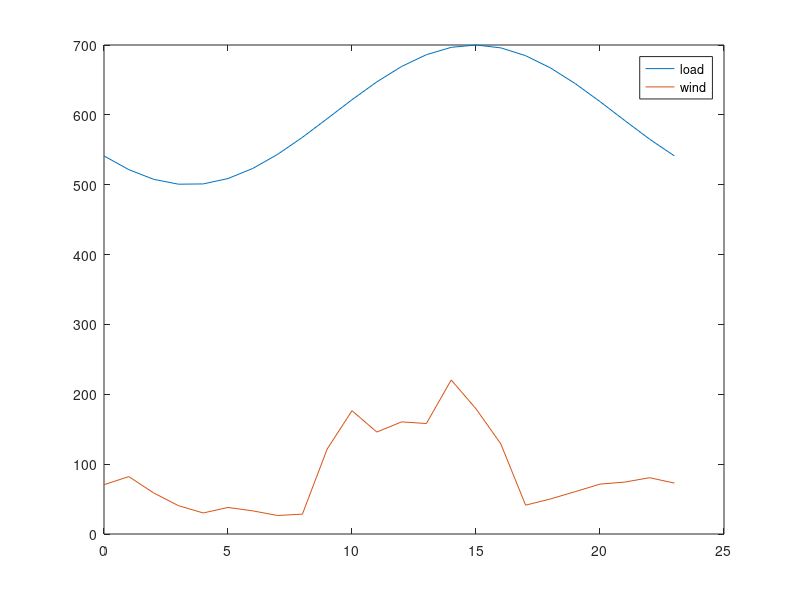

Reproduce this figure in MATLAB. (Note: this script raises an error after producing the figure.)
clear all

% Runs simulation for the lifetime of the battery

%% Tunables 

life=50400; 
Endlife_cap = 0.5;
Starting_cap = 1;
Simu_interval = 720; % one month for degredation interval

ESCap = 20; % MW
ESallowed = 0.8;

k_dollar_coal = 2.37; % dollar/mmbtu, 2014: 2.37, 2017: 2.22
k_dollar_gas = 5.00; % dollar/mmbtu, 2014: 5.00, 2017: 3.67

%emissions factors
k_coal = 206*0.453592; % CO2 kg/mmbtu 
k_gas = 117*0.453592; % CO2 kg/mmbtu 
k_coal_nox = 0.227*0.453592;
k_gas_nox = 0.116*0.453592;
k_coal_so2 = 0.15713*0.453592; 
k_gas_so2 = 0.001*0.453592;

k_co2=[k_coal,k_coal,k_gas,k_gas]; % for heavy coal
k_nox=[k_coal_nox,k_coal_nox,k_gas_nox,k_gas_nox]; % for heavy coal
k_so2=[k_coal_so2,k_coal_so2,k_gas_so2,k_gas_so2]; % for heavy coal

k_dollar=[k_dollar_coal,k_dollar_coal,k_dollar_gas,k_dollar_gas]; % for heavy coal

Flag_wind=1; % 0 for no renewables 1 for renewables
Flag_solar=1;
t_vec = [0:23]';
load_profile = 100*sin(linspace(-0.8*pi,1.2*pi,length(t_vec)))+600;

%wind bellow
wind = Flag_wind*[141.1454209 164.3588944 117.67492 81.14462355 60.24906746 75.97386229 66.24155752 53.00033944 54.0897504 56.28039471 45.30936663 31.58459838 38.24235306 55.3985323 67.19698144 63.89313544 76.75370188 82.61862694 100.3076893 121.2392963 142.839525 148.6643123 161.1639311 145.8123442]; % wind
%solar bellow
solar = Flag_solar*[0 0 0 0 0 0 0 0 2.761714555 187.1547077 307.7808614 260.2846929 282.7520984 260.9285882 373.699438 294.5867518 181.2343721 0 0 0 0 0 0 0];

wind_profile=(wind+solar)/2;

figure
plot(t_vec,load_profile,t_vec,wind_profile);
legend('load','wind')
fname = 'C:/filepath';
saveas(gca, fullfile(fname,'load'),'fig');

%%
up_min_vec = [12,12,4,4];
down_min_vec = [12,12,4,4];

alpha_load = 0.03;
alpha_wind = 0.05;

mpc = loadcase('case_yl9bus');
baseMVA = mpc.baseMVA;

% Change line constraints
mpc.branch(:,6) = 1000*ones(size(mpc.branch,1),1);

% Change generator limits (ineq, linear)
mpc.gen(1:4,9:10) = [340,136;300,120;80,32;80,32];

%(rows, columns)

%% Calculating coal cost curves
coef_Hunter_3 = [0.0144,21.077,9080,117483];  % Input/output curve, y(1000 Btu/h), x(MW)
x_Hunter = (10:1:100)';
y_Hunter = polyval(coef_Hunter_3,x_Hunter);

coef_Hunter_2 = polyfit(x_Hunter,y_Hunter,2);
y_Hunter_fit = polyval(coef_Hunter_2,x_Hunter);

coef_Hunter_cost = coef_Hunter_2*k_dollar_coal*10^(-3);
cost_Hunter = polyval(coef_Hunter_cost,x_Hunter);

Hunter_max = 100;

g1_max=mpc.gen(1,9);
g2_max=mpc.gen(2,9);

g1_ratio=g1_max/Hunter_max;
g2_ratio=g2_max/Hunter_max;

g1_cost=[coef_Hunter_cost(1)/g1_ratio,coef_Hunter_cost(2),coef_Hunter_cost(3)*g1_ratio];
g2_cost=[coef_Hunter_cost(1)/g2_ratio,coef_Hunter_cost(2),coef_Hunter_cost(3)*g2_ratio];

%% Calculating gas cost curves
coef_Moss_3 = [-0.0013,2.955,6561.2,662025];  % Input/output curve, y(1000 Btu/h), x(MW)
x_Moss = (10:10:750)'; % MW
y_Moss = polyval(coef_Moss_3,x_Moss); % 1000 Btu/h

coef_Moss_2 = polyfit(x_Moss,y_Moss,2); %fits a polynomial line of 2 degrees (Ax^2+Bx+C)
y_Moss_fit = polyval(coef_Moss_2,x_Moss); %uses the two polynominal line to create a new line

coef_Moss_cost = coef_Moss_2*k_dollar_gas*10^(-3);
cost_Moss = polyval(coef_Moss_cost,x_Moss);

Moss_max = 750;

g3_max=mpc.gen(3,9);
g4_max=mpc.gen(4,9);

g3_ratio=g3_max/Moss_max;
g4_ratio=g4_max/Moss_max;

g3_cost = [coef_Moss_cost(1)/g3_ratio,coef_Moss_cost(2),coef_Moss_cost(3)*g3_ratio];
g4_cost = [coef_Moss_cost(1)/g4_ratio,coef_Moss_cost(2),coef_Moss_cost(3)*g4_ratio];

%%
mpc.gencost(1,5:7) = g1_cost; 
mpc.gencost(2,5:7) = g2_cost;
mpc.gencost(3,5:7) = g3_cost;
mpc.gencost(4,5:7) = g4_cost;

%%
% Change reserve cost
Rcost = [9;10;4;4;9;10;4;4]*baseMVA;

c_on = [5.61*mpc.gen(1,9)+7.5*mpc.gen(1,9)*k_dollar_coal;5.61*mpc.gen(2,9)+7.5*mpc.gen(2,9)*k_dollar_coal;
    3.99*mpc.gen(3,9)+3.67*mpc.gen(3,9)*k_dollar_gas;3.99*mpc.gen(4,9)+3.67*mpc.gen(4,9)*k_dollar_gas]; 

c_off = [5.61*mpc.gen(1,9);5.61*mpc.gen(2,9);3.99*mpc.gen(3,9);3.99*mpc.gen(4,9)]; 
c_rES = 0.1;

mileage = 7.364;
eff=0.9;
Rinc=0.04; 
EOL_eff=1-(1-eff)*(Rinc+1);
eff_loss=(eff-EOL_eff)/life*24*30; 

%% prepare

Current_cap = Starting_cap;
Current_t = 0;
tvec = [];
co2_vec = [];
so2_vec = [];
nox_vec = [];
cap_vec = [];
coal_vec=[];
gas_vec=[];
F_coal=[];
F_gas=[];
g1_nES=[];
g2_nES=[];
g3_nES=[];
g4_nES=[];
g1=[];
g2=[];
g3=[];
g4=[];
g1_vec=[];
g2_vec=[];
g3_vec=[];
g4_vec=[];
BaseLoad = 143+159+198; 

n_interval = length(t_vec);
n_generator = 4;
n_wind = 1;
n_reserve = 4;
n_ES = 1;
n_branch = 9;
n_bus = 9;

%% cost
cost_coef = mpc.gencost(1:4,5:7);
Q_gen = diag(cost_coef(:,1))*baseMVA^2; %making cost in 1st column of cost_coef into the diagonal of a 4x4
c_gen = cost_coef(:,2)*baseMVA;
c_gen_c = cost_coef(:,3);
c_reserve = Rcost(1:n_reserve)*2;

CrES = zeros(n_bus,1);
CrES(8,1) = 1; 

% power flow (eq, linear)
Bmatrix = zeros(n_bus,n_bus);
branch_info = mpc.branch;
for i = 1:n_branch
    ind_i = branch_info(i,1);
    ind_j = branch_info(i,2);
    bij = 1/branch_info(i,4);
    Bmatrix(ind_i,ind_j) = -bij;
    Bmatrix(ind_j,ind_i) = -bij;
end

Bmatrix = Bmatrix + diag(-sum(Bmatrix,2));

bus_info = mpc.bus;

Cg = zeros(n_bus,n_generator);
Cg(1,1) = 1;
Cg(2,2) = 1;
Cg(3,3) = 1;
Cg(6,4) = 1;

Cw = zeros(n_bus,n_wind);
Cw(8,1) = 1;

% generator limits (ineq, linear)
gen_limits = mpc.gen(1:4,9:10)/baseMVA;

% line constraints (ineq, linear)
Smax = mpc.branch(:,6)/baseMVA;

Bline = zeros(n_branch,n_branch);
for i = 1:n_branch
    ind_i = branch_info(i,1);
    ind_j = branch_info(i,2);
    bij = 1/branch_info(i,4);
    Bline(i,ind_i) = bij;
    Bline(i,ind_j) = -bij;
end

% prepare for cvx
Q_gen_cvx = [];
c_gen_cvx = [];
c_gen_c_cvx = [];
c_reserve_cvx = [];
c_on_cvx = [];
c_off_cvx = [];
c_rES_cvx = [];
Cg_cvx = [];
Cw_cvx = [];
CrES_cvx = [];
Bmatrix_cvx = [];
Sd_cvx = [];
gen_max_cvx = [];
gen_min_cvx = [];
wind_forecast_cvx = [];
Smax_cvx = [];
Bline_cvx = [];


for i = 1:n_interval 
    
    % Change loads
    loadamp = load_profile(i)/BaseLoad;
    mpc.bus(:,3:4) = loadamp*bus_info(:,3:4);
    Sd =mpc.bus(:,3)/baseMVA;
    
    % Change generator bounds
    wind_forecast = wind_profile(i);
    mpc.gen(5,9:10) = [wind_forecast,0];
    
    % Matrices
    Q_gen_cvx = blkdiag(Q_gen_cvx,Q_gen);
    c_gen_cvx = [c_gen_cvx;c_gen];
    c_gen_c_cvx = [c_gen_c_cvx;c_gen_c];
    c_reserve_cvx = [c_reserve_cvx;c_reserve];
    c_on_cvx = [c_on_cvx;c_on];
    c_off_cvx = [c_off_cvx;c_off];
    c_rES_cvx = [c_rES_cvx;c_rES];
    
    Cg_cvx = blkdiag(Cg_cvx,Cg);
    Cw_cvx = blkdiag(Cw_cvx,Cw);
    CrES_cvx = blkdiag(CrES_cvx,CrES);
    Bmatrix_cvx = blkdiag(Bmatrix_cvx,Bmatrix);
    Sd_cvx = [Sd_cvx;Sd];
    
    gen_max_cvx = [gen_max_cvx;gen_limits(:,1)];
    gen_min_cvx = [gen_min_cvx;gen_limits(:,2)];
    wind_forecast_cvx = [wind_forecast_cvx;wind_forecast];
    
    Smax_cvx = [Smax_cvx;Smax];
    Bline_cvx = blkdiag(Bline_cvx,Bline);
    
end

cvx_begin

variables p(n_generator*n_interval) pw(n_wind*n_interval) theta(n_bus*n_interval) r(n_reserve*n_interval)
variable u(n_generator*n_interval) binary
variable v(n_generator*n_interval) binary
variable w(n_generator*n_interval) binary

minimize (quad_form(p,Q_gen_cvx) + c_gen_cvx'*p + c_reserve_cvx'*r + c_on_cvx'*v + c_off_cvx'*w + c_gen_c_cvx'*u)

subject to
-Cg_cvx*p - Cw_cvx*pw + Bmatrix_cvx*theta + Sd_cvx == 0
p + r <= gen_max_cvx.*u
p - r >= gen_min_cvx.*u
0 <= pw <= wind_forecast_cvx/baseMVA

for i = 1:n_interval
    theta_i = theta((i-1)*n_bus+1:i*n_bus);
    u_i = u((i-1)*n_generator+1:i*n_generator);
    -Smax <= Bline*theta((i-1)*n_bus+1:i*n_bus) <= Smax
    
    theta((i-1)*n_bus+1) == 0
    r_i = r((i-1)*n_reserve+1:i*n_reserve);
    r_demand_i = alpha_wind*pw(i)+alpha_load*load_profile(i)/baseMVA;
    sum(r_i) >= r_demand_i
end

r >= 0

u_0_length = max(max(up_min_vec),max(down_min_vec))+1;
u_0 = ones(n_generator*u_0_length,1); 
u_extend = [u_0;u];

for k = 1:n_generator
    up_min = up_min_vec(k);
    down_min = down_min_vec(k);
    for i = 2:(n_interval+u_0_length)
        u_i = u_extend((i-1)*n_generator+k);
        u_iminus = u_extend((i-2)*n_generator+k);
        if (n_interval+u_0_length-i) >= down_min
            for j = 1:down_min-1
                u_j = u_extend((i-1+j)*n_generator+k);
                u_iminus - u_i + u_j <= 1
            end
        else
            for j = 1:(n_interval+u_0_length-i)
                u_j = u_extend((i-1+j)*n_generator+k);
                u_iminus - u_i + u_j <= 1
            end
        end
        if (n_interval+u_0_length-i) >= up_min
            for j = 1:up_min-1
                u_j = u_extend((i-1+j)*n_generator+k);
                -u_iminus + u_i - u_j <= 0
            end
        else
            for j = 1:(n_interval+u_0_length-i)
                u_j = u_extend((i-1+j)*n_generator+k);
                -u_iminus + u_i - u_j <= 0
            end
        end
    end
end

for i = 1:n_interval
    u_i = u((i-1)*n_generator+1:i*n_generator);
    if i == 1
        u_iminus = u_0(end-3:end);
    else
        u_iminus = u((i-2)*n_generator+1:(i-1)*n_generator);
    end
    v_i = v((i-1)*n_generator+1:i*n_generator);
    w_i = w((i-1)*n_generator+1:i*n_generator);
    -u_iminus + u_i - v_i <= 0
    u_iminus - u_i - w_i <= 0
end

cvx_end

p_noES = p;
pw_noES = pw;
r_noES = r;
u_noES = u;
v_noES = v;
w_noES = w;

d=1;

while Current_cap > Endlife_cap
    
    Current_t;
    
    if (Current_t) == 0
        Current_cap;
    else
        Current_cap = Starting_cap-(1-f_BatteryDegrade_Xu(Current_t))
    end
    tvec = [tvec;Current_t];
    cap_vec = [cap_vec;Current_cap];
    Current_t = Current_t + Simu_interval 
    
    
    ESavailable = ESCap*Current_cap*ESallowed/2;
    maxES = ESavailable/baseMVA;
    
    
    %%
    
    clearvars p pw theta r u v w
    
    cvx_begin
    
    variables p(n_generator*n_interval) pw(n_wind*n_interval) theta(n_bus*n_interval) r(n_reserve*n_interval) rES(n_ES*n_interval)
    variable u(n_generator*n_interval) binary
    variable v(n_generator*n_interval) binary
    variable w(n_generator*n_interval) binary
    
    minimize (quad_form(p,Q_gen_cvx) + c_gen_cvx'*p + c_reserve_cvx'*r + c_on_cvx'*v + c_off_cvx'*w + c_rES_cvx'*rES + c_gen_c_cvx'*u)
    
    beta = mileage/24*(1-eff);
    eff=eff-eff_loss;
    
    subject to
    -Cg_cvx*p - Cw_cvx*pw + Bmatrix_cvx*theta + Sd_cvx + CrES_cvx*rES*beta == 0
    p + r <= gen_max_cvx.*u
    p - r >= gen_min_cvx.*u
    0 <= pw <= wind_forecast_cvx/baseMVA
    
    for i = 1:n_interval
        theta_i = theta((i-1)*n_bus+1:i*n_bus);
        u_i = u((i-1)*n_generator+1:i*n_generator);
        -Smax <= Bline*theta((i-1)*n_bus+1:i*n_bus) <= Smax
        
        theta((i-1)*n_bus+1) == 0
        r_i = r((i-1)*n_reserve+1:i*n_reserve);
        rES_i = rES((i-1)*n_ES+1:i*n_ES);
        r_demand_i = alpha_wind*pw(i)+alpha_load*load_profile(i)/baseMVA;
        sum(r_i) + sum(rES_i) >= r_demand_i
    end
    
    r >= 0
    0 <= rES <= maxES
    
    u_0_length = max(max(up_min_vec),max(down_min_vec))+1;
    u_0 = ones(n_generator*u_0_length,1); 
    u_extend = [u_0;u];
    for k = 1:n_generator
        up_min = up_min_vec(k);
        down_min = down_min_vec(k);
        for i = 2:(n_interval+u_0_length)
            u_i = u_extend((i-1)*n_generator+k);
            u_iminus = u_extend((i-2)*n_generator+k);
            if (n_interval+u_0_length-i) >= down_min
                for j = 1:down_min-1
                    u_j = u_extend((i-1+j)*n_generator+k);
                    u_iminus - u_i + u_j <= 1
                end
            else
                for j = 1:(n_interval+u_0_length-i)
                    u_j = u_extend((i-1+j)*n_generator+k);
                    u_iminus - u_i + u_j <= 1;
                end
            end
            if (n_interval+u_0_length-i) >= up_min
                for j = 1:up_min-1
                    u_j = u_extend((i-1+j)*n_generator+k);
                    -u_iminus + u_i - u_j <= 0
                end
            else
                for j = 1:(n_interval+u_0_length-i)
                    u_j = u_extend((i-1+j)*n_generator+k);
                    -u_iminus + u_i - u_j <= 0
                end
            end
        end
    end
    
    for i = 1:n_interval
        u_i = u((i-1)*n_generator+1:i*n_generator);
        if i == 1
            u_iminus = u_0(end-3:end);
        else
            u_iminus = u((i-2)*n_generator+1:(i-1)*n_generator);
        end
        v_i = v((i-1)*n_generator+1:i*n_generator);
        w_i = w((i-1)*n_generator+1:i*n_generator);
        -u_iminus + u_i - v_i <= 0
        u_iminus - u_i - w_i <= 0
    end
    
    cvx_end
    
    
    for i = 1:n_interval
        
        p_i = p_noES((i-1)*n_generator+1:i*n_generator);%generation
        p1_noES(i,1) = p_i(1);
        p2_noES(i,1) = p_i(2);
        p3_noES(i,1) = p_i(3);
        p4_noES(i,1) = p_i(4);
        
        u_i = u_noES((i-1)*n_generator+1:i*n_generator);
        u1_noES(i,1) = u_i(1);
        u2_noES(i,1) = u_i(2);
        u3_noES(i,1) = u_i(3);
        u4_noES(i,1) = u_i(4);
        
        r_i = r_noES((i-1)*n_generator+1:i*n_generator);%reserves
        r1_noES(i,1) = r_i(1);
        r2_noES(i,1) = r_i(2);
        r3_noES(i,1) = r_i(3);
        r4_noES(i,1) = r_i(4);
        
    end
    
    for i = 1:n_interval
        
        p_i = p((i-1)*n_generator+1:i*n_generator);
        p1(i,1) = p_i(1);
        p2(i,1) = p_i(2);
        p3(i,1) = p_i(3);
        p4(i,1) = p_i(4);
        
        u_i = u((i-1)*n_generator+1:i*n_generator);
        u1(i,1) = u_i(1);
        u2(i,1) = u_i(2);
        u3(i,1) = u_i(3);
        u4(i,1) = u_i(4);
        
        r_i = r((i-1)*n_generator+1:i*n_generator);
        r1(i,1) = r_i(1);
        r2(i,1) = r_i(2);
        r3(i,1) = r_i(3);
        r4(i,1) = r_i(4);
        
    end
    
    if (Current_t)==720
    figure 
    subplot(3,2,1)
    plot(t_vec,p1_noES*baseMVA,'-o',t_vec,p1*baseMVA,'--x','MarkerSize',3)
    hline = refline([0 136]);
    hline.Color='k';
    hline.LineStyle='--';
    hline = refline([0 340]);
    hline.Color='k';
    hline.LineStyle='--';
    legend('w/o ES','w ES','Location','northoutside','Orientation','Horizontal')
    xlim([0,23])

    ylabel('G1 MW (Coal)')
    subplot(3,2,2)
    plot(t_vec,p2_noES*baseMVA,'-o',t_vec,p2*baseMVA,'--x','MarkerSize',3)
    hline = refline([0 120]);
    hline.LineStyle='--';
    hline.Color='k';
    hline = refline([0 300]);
    hline.LineStyle='--';
    hline.Color='k';
    xlim([0,23])

    ylabel('G2 MW (Coal)')
    subplot(3,2,3)
    plot(t_vec,p3_noES*baseMVA,'-o',t_vec,p3*baseMVA,'--x','MarkerSize',3)
    hline = refline([0 80]);
    hline.LineStyle='--';
    hline.Color='k';
    hline = refline([0 32]);
    hline.LineStyle='--';
    hline.Color='k';
    xlim([0,23])

    ylabel('G3 MW (NG)')
    subplot(3,2,4)
    plot(t_vec,p4_noES*baseMVA,'-o',t_vec,p4*baseMVA,'--x','MarkerSize',3)
    hline = refline([0 80]);
    hline.LineStyle='--';
    hline.Color='k';
    hline = refline([0 32]);
    hline.LineStyle='--';
    hline.Color='k';
    xlim([0,23])

    ylabel('G4 MW (NG)')
    subplot(3,2,5)
    plot(t_vec,pw_noES*baseMVA,'-o',t_vec,pw*baseMVA,'--x','MarkerSize',3)
    xlim([0,23])

    ylabel('Renewable MW')
    xlabel('Hours')
    saveas(gca, fullfile(fname,'Dispatch_Init'),'fig');

    figure %7
    subplot(3,2,1)
    plot(t_vec,r1_noES*baseMVA,'-o',t_vec,r1*baseMVA,'--x','MarkerSize',3)
    legend('w/o ES','w ES','Location','northoutside','Orientation','Horizontal')
    title('Reserve dispatch (MW)')
    xlim([0,23])

    ylabel('G1 MW (Coal)')
    subplot(3,2,2)
    plot(t_vec,r2_noES*baseMVA,'-o',t_vec,r2*baseMVA,'--x','MarkerSize',3)
    xlim([0,23])

    ylabel('G2 MW (Coal)')
    subplot(3,2,3)
    plot(t_vec,r3_noES*baseMVA,'-o',t_vec,r3*baseMVA,'--x','MarkerSize',3)
    xlim([0,23])

    ylabel('G3 MW (NG)')
    subplot(3,2,4)
    plot(t_vec,r4_noES*baseMVA,'-o',t_vec,r4*baseMVA,'--x','MarkerSize',3)
    xlim([0,23])

    ylabel('G4 MW (NG)')
    subplot(3,2,5)
    plot(t_vec,zeros(length(t_vec),1),'-o',t_vec,rES*baseMVA,'--x','MarkerSize',3)
    xlim([0,23])

    ylabel('Battery MW')
    xlabel('Hours')
    saveas(gca, fullfile(fname,'Reserve_Init'),'fig');
    end
    
    co2_total_noES = [];
    so2_total_noES = [];
    nox_total_noES = [];
    cost_p_noES = [];
    cost_r_noES = [];
    cost_total_noES = [];
    gen1=[];
    gen2=[];
    gen3=[];
    gen4=[];
    gen1_noES=[];
    gen2_noES=[];
    gen3_noES=[];
    gen4_noES=[];
    Fuel_coal_noES = [];
    Fuel_gas_noES = [];
    
    for i = 1:length(t_vec) 
        
        p_1 = p1_noES(i)*baseMVA;
        p_2 = p2_noES(i)*baseMVA;
        p_3 = p3_noES(i)*baseMVA;
        p_4 = p4_noES(i)*baseMVA;
        
        gen1_nES(i)=p_1;
        gen2_nES(i)=p_2;
        gen3_nES(i)=p_3;
        gen4_nES(i)=p_4;
                
        cost_1 = polyval(mpc.gencost(1,5:7),p_1);
        cost_2 = polyval(mpc.gencost(2,5:7),p_2);
        cost_3 = polyval(mpc.gencost(3,5:7),p_3);
        cost_4 = polyval(mpc.gencost(4,5:7),p_4);
        
        cost_p_noES(i,1) = cost_1 + cost_2 + cost_3 + cost_4;
        
        r_i = r_noES((i-1)*n_reserve+1:i*n_reserve);
        cost_r_noES(i,1) = c_reserve'*r_i;
        
        cost_total_noES(i,1) = cost_p_noES(i,1) + cost_r_noES(i,1);
        
        Fuel1 = cost_1/k_dollar(1,1); %MMBtu
        Fuel2 = cost_2/k_dollar(1,2);
        Fuel3 = cost_3/k_dollar(1,3);
        Fuel4 = cost_4/k_dollar(1,4);
        
        co2_1 = cost_1/k_dollar(1,1)*k_co2(1,1);
        co2_2 = cost_2/k_dollar(1,2)*k_co2(1,2);
        co2_3 = cost_3/k_dollar(1,3)*k_co2(1,3);
        co2_4 = cost_4/k_dollar(1,4)*k_co2(1,4);
        
        so2_1 = cost_1/k_dollar(1,1)*k_so2(1,1);
        so2_2 = cost_2/k_dollar(1,2)*k_so2(1,2);
        so2_3 = cost_3/k_dollar(1,3)*k_so2(1,3);
        so2_4 = cost_4/k_dollar(1,4)*k_so2(1,4);
        
        nox_1 = cost_1/k_dollar(1,1)*k_nox(1,1);
        nox_2 = cost_2/k_dollar(1,2)*k_nox(1,2);
        nox_3 = cost_3/k_dollar(1,3)*k_nox(1,3);
        nox_4 = cost_4/k_dollar(1,4)*k_nox(1,4);
        
        if (p_1<1)
            Fuel1=0;
            co2_1=0;
            so2_1=0;
            nox_1=0;
        end
        if (p_2<1)
            Fuel2=0;
            co2_2=0;
            so2_2=0;
            nox_2=0;
        end
        if (p_3<1)
            Fuel3=0;
            co2_3=0;
            so2_3=0;
            nox_3=0;
        end
        if (p_4<1)
            Fuel4=0;
            co2_4=0;
            so2_4=0;
            nox_4=0;
        end
        
        co2_p = co2_1+co2_2+co2_3+co2_4;
        so2_p = so2_1+so2_2+so2_3+so2_4;
        nox_p = nox_1+nox_2+nox_3+nox_4;
        
        coal_p = Fuel1+Fuel2;
        gas_p = Fuel3 + Fuel4;
        
        co2_total_noES(i,1) = co2_p; %represents a day's worth of emissions
        so2_total_noES(i,1) = so2_p; %represents a day's worth of emissions
        nox_total_noES(i,1) = nox_p; %represents a day's worth of emissions
        Fuel_coal_noES(i,1) = coal_p;
        Fuel_gas_noES(i,1) = gas_p;
        Fuel_G1_noES(i,1) = Fuel1;
        Fuel_G2_noES(i,1) = Fuel2;
        Fuel_G3_noES(i,1) = Fuel3;
        Fuel_G4_noES(i,1) = Fuel4;
    end
    
    g1_nES(d)=sum(gen1_nES);
    g2_nES(d)=sum(gen2_nES);
    g3_nES(d)=sum(gen3_nES);
    g4_nES(d)=sum(gen4_nES);
    f1_nES(d)=sum(Fuel_G1_noES);
    f2_nES(d)=sum(Fuel_G2_noES);
    f3_nES(d)=sum(Fuel_G3_noES);
    f4_nES(d)=sum(Fuel_G4_noES);
    
    co2_total = [];
    so2_total = [];
    nox_total = [];
    cost_p = [];
    cost_r = [];
    cost_total = [];
    Fuel_coal = [];
    Fuel_gas = [];

    
    for i = 1:length(t_vec)
        
        p_1 = p1(i)*baseMVA;
        p_2 = p2(i)*baseMVA;
        p_3 = p3(i)*baseMVA;
        p_4 = p4(i)*baseMVA;
        
        gen1(i)=p_1;
        gen2(i)=p_2;
        gen3(i)=p_3;
        gen4(i)=p_4;
        
        cost_1 = polyval(mpc.gencost(1,5:7),p_1);
        cost_2 = polyval(mpc.gencost(2,5:7),p_2);
        cost_3 = polyval(mpc.gencost(3,5:7),p_3);
        cost_4 = polyval(mpc.gencost(4,5:7),p_4);
        
        cost_p(i,1) = cost_1 + cost_2 + cost_3 + cost_4;
        
        r_i = r((i-1)*n_reserve+1:i*n_reserve);
        cost_r(i,1) = c_reserve'*r_i;
        
        cost_total(i,1) = cost_p(i,1) + cost_r(i,1);
        
        co2_1 = cost_1/k_dollar(1,1)*k_co2(1,1);
        co2_2 = cost_2/k_dollar(1,2)*k_co2(1,2);
        co2_3 = cost_3/k_dollar(1,3)*k_co2(1,3);
        co2_4 = cost_4/k_dollar(1,4)*k_co2(1,4);
        
        so2_1 = cost_1/k_dollar(1,1)*k_so2(1,1);
        so2_2 = cost_2/k_dollar(1,2)*k_so2(1,2);
        so2_3 = cost_3/k_dollar(1,3)*k_so2(1,3);
        so2_4 = cost_4/k_dollar(1,4)*k_so2(1,4);
        
        nox_1 = cost_1/k_dollar(1,1)*k_nox(1,1);
        nox_2 = cost_2/k_dollar(1,2)*k_nox(1,2);
        nox_3 = cost_3/k_dollar(1,3)*k_nox(1,3);
        nox_4 = cost_4/k_dollar(1,4)*k_nox(1,4);
        
        Fuel1 = cost_1/k_dollar(1,1); %MMBtu
        Fuel2 = cost_2/k_dollar(1,2);
        Fuel3 = cost_3/k_dollar(1,3);
        Fuel4 = cost_4/k_dollar(1,4);
        
        if (p_1<1)
            Fuel1=0;
            co2_1=0;
            so2_1=0;
            nox_1=0;
        end
        if (p_2<1)
            Fuel2=0;
            co2_2=0;
            so2_2=0;
            nox_2=0;
        end
        if (p_3<1)
            Fuel3=0;
            co2_3=0;
            so2_3=0;
            nox_3=0;
        end
        if (p_4<1)
            Fuel4=0;
            co2_4=0;
            so2_4=0;
            nox_4=0;
        end
        
        co2_p = co2_1+co2_2+co2_3+co2_4;
        so2_p = so2_1+so2_2+so2_3+so2_4;
        nox_p = nox_1+nox_2+nox_3+nox_4;
        
        coal_p = Fuel1+Fuel2;
        gas_p = Fuel3 + Fuel4; 

        co2_total(i,1) = co2_p;
        so2_total(i,1) = so2_p;
        nox_total(i,1) = nox_p;
        Fuel_coal(i,1) = coal_p;
        Fuel_gas(i,1) = gas_p;
        Fuel_G1(i,1) = Fuel1;
        Fuel_G2(i,1) = Fuel2;
        Fuel_G3(i,1) = Fuel3;
        Fuel_G4(i,1) = Fuel4;
        

    end
    
    g1(d)=sum(gen1);
    g2(d)=sum(gen2);
    g3(d)=sum(gen3);
    g4(d)=sum(gen4);
    f1(d)=sum(Fuel_G1);
    f2(d)=sum(Fuel_G2);
    f3(d)=sum(Fuel_G3);
    f4(d)=sum(Fuel_G4);
    d=d+1;
    
    F_coal_delta = sum(Fuel_coal)-sum(Fuel_coal_noES); %total for one day in each month
    F_gas_delta = sum(Fuel_gas)-sum(Fuel_gas_noES); %total for one day in each month
    co2_delta = sum(co2_total) - sum(co2_total_noES);
    so2_delta = sum(so2_total) - sum(so2_total_noES);
    nox_delta = sum(nox_total) - sum(nox_total_noES);
    g1_delta=sum(g1)-sum(g1_nES);
    g2_delta=sum(g2)-sum(g2_nES);
    g3_delta=sum(g3)-sum(g3_nES);
    g4_delta = sum(g4)-sum(g4_nES);
    
    coal_vec = [coal_vec;F_coal_delta];
    gas_vec = [gas_vec;F_gas_delta];
    co2_vec = [co2_vec;co2_delta];
    so2_vec = [so2_vec;so2_delta];
    nox_vec = [nox_vec;nox_delta];% positive if ES increased emissions
    g1_vec = [g1_vec;g1_delta];
    g2_vec = [g2_vec;g2_delta];
    g3_vec = [g3_vec;g3_delta];
    g4_vec = [g4_vec;g4_delta];
 
    curt_ES = sum(pw*baseMVA)/sum(wind_profile)
    curt_noES = sum(pw_noES*baseMVA)/sum(wind_profile)

    if (Current_t)==720
    figure 
    subplot(2,2,1)
    plot(t_vec,Fuel_G1_noES,'-o',t_vec,Fuel_G1,'--x','MarkerSize',3)
    legend('w/o ES','w ES','Location','northoutside','Orientation','Horizontal')
    title('Fuel (MMBtu)')
    xlim([0,23])
    ylabel('G1 MMBtu (Coal)')
    
    subplot(2,2,2)
    plot(t_vec,Fuel_G2_noES,'-o',t_vec,Fuel_G2,'--x','MarkerSize',3)
    xlim([0,23])
    ylabel('G2 MMBtu (Coal)')
    
    subplot(2,2,3)
    plot(t_vec,Fuel_G3_noES,'-o',t_vec,Fuel_G3,'--x','MarkerSize',3)
    xlim([0,23])
    ylabel('G3 MMBtu (NG)')
    
    subplot(2,2,4)
    plot(t_vec,Fuel_G4_noES,'-o',t_vec,Fuel_G4,'--x','MarkerSize',3)
    xlim([0,23])
    ylabel('G4 MMBtu (NG)')
    saveas(gca, fullfile(fname,'Fuel_Init'),'fig');
    end
end
%%

    figure 
    subplot(3,2,1)
    plot(t_vec,p1_noES*baseMVA,'-o',t_vec,p1*baseMVA,'--x','MarkerSize',3)
    legend('w/o ES','w ES','Location','northoutside','Orientation','Horizontal')
    title('Generator dispatch (MW)')
    hline = refline([0 136]);
    hline.Color='k';
    hline.LineStyle='--';
    hline = refline([0 340]);
    hline.Color='k';
    hline.LineStyle='--';
    xlim([0,23])
    ylabel('G1 MW (Coal)')
    
    subplot(3,2,2)
    plot(t_vec,p2_noES*baseMVA,'-o',t_vec,p2*baseMVA,'--x','MarkerSize',3)
    xlim([0,23])
    hline = refline([0 120]);
    hline.LineStyle='--';
    hline.Color='k';
    hline = refline([0 300]);
    hline.LineStyle='--';
    hline.Color='k';
    ylabel('G2 MW (Coal)')
    
    subplot(3,2,3)
    plot(t_vec,p3_noES*baseMVA,'-o',t_vec,p3*baseMVA,'--x','MarkerSize',3)
    xlim([0,23])
    hline = refline([0 80]);
    hline.LineStyle='--';
    hline.Color='k';
    hline = refline([0 32]);
    hline.LineStyle='--';
    hline.Color='k';
    ylabel('G3 MW (NG)')
    xlabel('Hours')
    
    subplot(3,2,4)
    plot(t_vec,p4_noES*baseMVA,'-o',t_vec,p4*baseMVA,'--x','MarkerSize',3)
    hline = refline([0 80]);
    hline.LineStyle='--';
    hline.Color='k';
    hline = refline([0 32]);
    hline.LineStyle='--';
    hline.Color='k';
    xlim([0,23])
    ylabel('G4 MW (NG)')
    xlabel('Hours')
    
    subplot(3,2,5)
    plot(t_vec,pw_noES*baseMVA,'-o',t_vec,pw*baseMVA,'--x','MarkerSize',3)
    xlim([0,23])
    ylabel('Renewable MW')
    xlabel('Hours')
    saveas(gca, fullfile(fname,'Dispatch_Final'),'fig');
   
 
    figure
    subplot(3,2,1)
    plot(t_vec,r1_noES*baseMVA,'-o',t_vec,r1*baseMVA,'--x','MarkerSize',3)
    legend('w/o ES','w ES','Location','northoutside','Orientation','Horizontal')
    title('Reserve dispatch (MW)')
    xlim([0,23])
    ylabel('G1 MW (Coal)')
    
    subplot(3,2,2)
    plot(t_vec,r2_noES*baseMVA,'-o',t_vec,r2*baseMVA,'--x','MarkerSize',3)
    xlim([0,23])
    ylabel('G2 MW (Coal)')
    
    subplot(3,2,3)
    plot(t_vec,r3_noES*baseMVA,'-o',t_vec,r3*baseMVA,'--x','MarkerSize',3)
    xlim([0,23])
    ylabel('G3 MW (NG)')
    
    subplot(3,2,4)
    plot(t_vec,r4_noES*baseMVA,'-o',t_vec,r4*baseMVA,'--x','MarkerSize',3)
    xlim([0,23])
    ylabel('G4 MW (NG)')
    
    subplot(3,2,5)
    plot(t_vec,zeros(length(t_vec),1),'-o',t_vec,rES*baseMVA,'--x','MarkerSize',3)
    xlim([0,23])
    ylabel('Battery MW')
    xlabel('Hours')
    saveas(gca, fullfile(fname,'Reserves_Final'),'fig');

total_co2 = sum(30*co2_vec)
total_so2 = sum(30*so2_vec)
total_nox = sum(30*nox_vec)
total_coal = sum(30*coal_vec)
total_gas = sum(30*gas_vec)
total_coal_MW=30*(sum(g1_vec)+sum(g2_vec))
total_gas_MW=30*(sum(g3_vec)+sum(g4_vec))

label={'Base_Coal_WS'};
impacts(1,:)=[total_co2,total_so2,total_nox,total_gas,total_coal,total_gas_MW,total_coal_MW];
xlswrite('impacts_Xu.xlsx',label,1,'A8')
xlswrite('impacts_Xu.xlsx',impacts,1,'B8')

%%
figure
plot(tvec,co2_vec,'-o','MarkerSize',4) 
xlabel('Hours')
ylabel('CO_2 (kg)')
saveas(gca, fullfile(fname,'CO2'),'fig');

figure
plot(tvec,coal_vec,'-o',tvec,gas_vec,'-o','MarkerSize',4) 
xlabel('Hours')
ylabel('Fuel (mmBtu)')
legend('Coal','Gas')
saveas(gca, fullfile(fname,'Fuel'),'fig');

figure
plot(tvec/24/30,g1,'-o',tvec/24/30,g2,'-o',tvec/24/30,g3,'-o',tvec/24/30,g4,'-o','MarkerSize',4)
legend('g1','g2','g3','g4')
xlabel('Months')
ylabel('Generation (MWh)')
saveas(gca, fullfile(fname,'Gen_ES'),'fig');

figure
plot(tvec/24/30,g1_nES,'-o',tvec/24/30,g2_nES,'-o',tvec/24/30,g3_nES,'-o',tvec/24/30,g4_nES,'-o','MarkerSize',4)
legend('g1_nES','g2_nES','g3_nES','g4_nES')
xlabel('Months')
ylabel('Generation (MWh)')
saveas(gca, fullfile(fname,'Gen_noES'),'fig');
